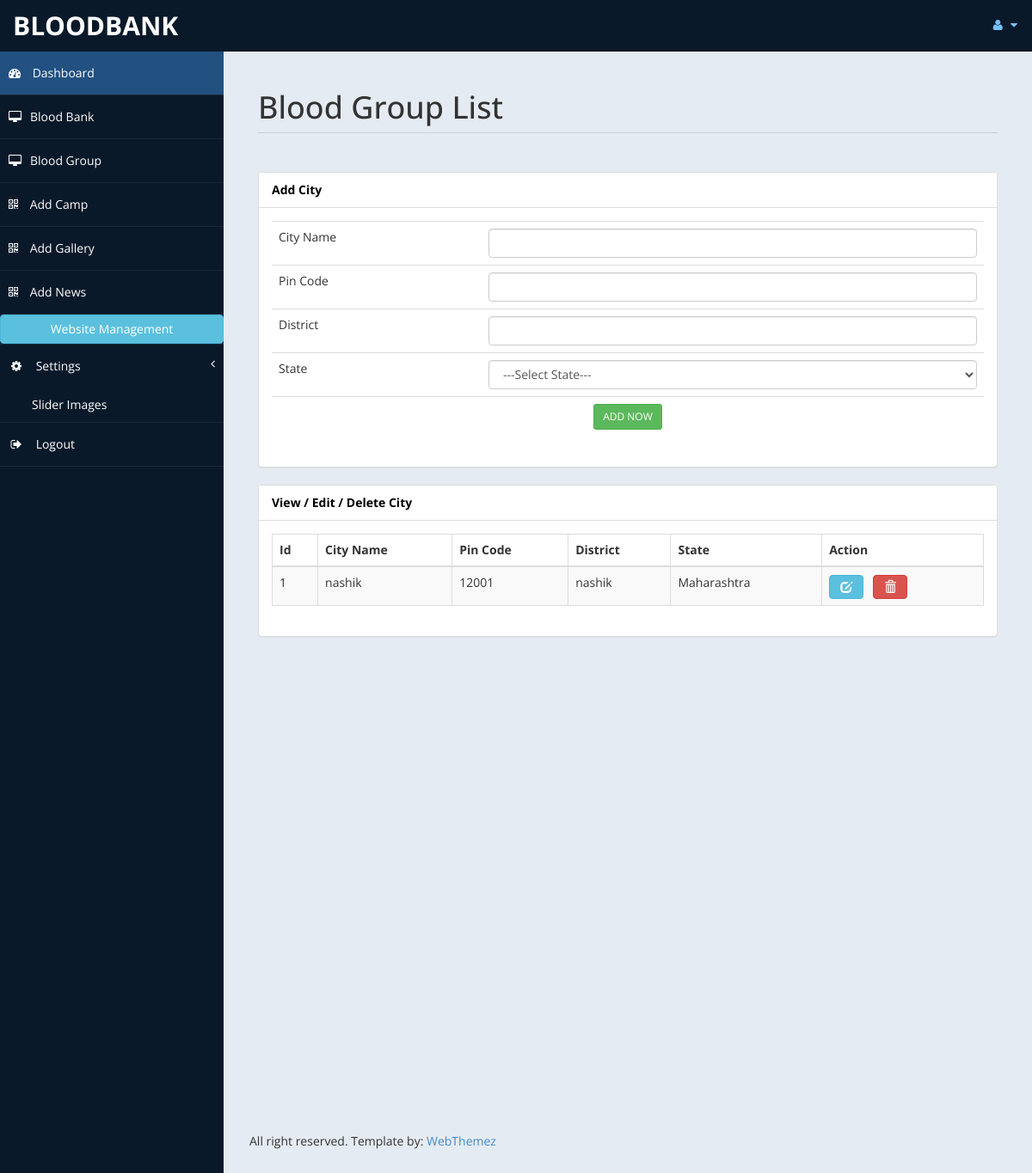
The page /admin/addcity.php (signed in) on the database its author committed.
### tables this page shows
CREATE TABLE IF NOT EXISTS `addcity` (
  `id` int(10) NOT NULL AUTO_INCREMENT,
  `city_name` varchar(50) NOT NULL,
  `pin_code` varchar(50) NOT NULL,
  `district` varchar(50) NOT NULL,
  `state` varchar(50) NOT NULL,
  PRIMARY KEY (`id`)
);

### admin/addcity.php (the view, shortened to what this page needs)
<?php
include("config.php");
?>
<!DOCTYPE html>
<html xmlns="http://www.w3.org/1999/xhtml">
<head>
    <link href="assets/css/bootstrap.css" rel="stylesheet" />
    <link href="assets/css/font-awesome.css" rel="stylesheet" />
    <link href="assets/js/morris/morris-0.4.3.min.css" rel="stylesheet" />
    <link href="assets/css/custom-styles.css" rel="stylesheet" />
</head>
<body>
    <div id="wrapper">
        <nav class="navbar navbar-default top-navbar" role="navigation">
            <div class="navbar-header">
                <a class="navbar-brand" href="home.php">Bloodbank</a>
            </div>
            <ul class="nav navbar-top-links navbar-right">
                <li class="dropdown">
                    <a class="dropdown-toggle" data-toggle="dropdown" href="#" aria-expanded="false">
                        <i class="fa fa-user fa-fw"></i> <i class="fa fa-caret-down"></i>
                    </a>
                </li>
            </ul>
        </nav>
        <nav class="navbar-default navbar-side" role="navigation">
            <div class="sidebar-collapse">
                <ul class="nav" id="main-menu">
                    <li>
                        <a class="active-menu" href="home.php"><i class="fa fa-dashboard"></i> Dashboard</a>
                    </li>
                     <li>
                        <a href="bloodbank.php"><i class="fa fa-desktop"></i>Blood Bank</a>
                    </li>
                    <li>
                        <a href="bloodgroup.php"><i class="fa fa-desktop"></i>Blood Group</a>
                    </li>
                    <li>
                        <a href="addcamp.php"><i class="fa fa-qrcode"></i> Add Camp</a>
                    </li>
                    <li>
                        <a href="addgallery.php"><i class="fa fa-qrcode"></i> Add Gallery</a>
                    </li>
                    <li>
                        <a href="addnews.php"><i class="fa fa-qrcode"></i> Add News</a>
                    </li>
                    <li>
                        <button class="btn btn-block btn-info">Website Management</button>
                    </li>
                    <li>
                        <a href="#"><i class="fa fa-gear fa-fw"></i> Settings<span class="fa arrow"></span></a>
                        <ul class="nav nav-second-level">
                            <li>
                                <a href="addslider.php">Slider Images</a>
                            </li>
                        </ul>
                    </li>
                    <li>
                        <a href="logout.php"><i class="fa fa-sign-out fa-fw"></i> Logout</a>
                    </li>
                </ul>
            </div>
        </nav>
        <div id="page-wrapper" >
            <div id="page-inner">
			 <div class="row">
                    <div class="col-md-12">
                        <h1 class="page-header">
                            Blood Group List
                        </h1>
                    </div>
                </div>
               <div class="row">
                <div class="col-md-12">
                    <div class="panel panel-default">
                        <div class="panel-heading">
                             Add City
                        </div>
                        <div class="panel-body">
                            <div class="table-responsive">
                            <form method="post" action="">
                            <table class="table">
                            <tr><td>City Name</td><td><input type="text" name="city_name" class="form-control"></td></tr>
                            <tr><td>Pin Code</td><td><input type="text" name="pin_code" class="form-control"></td></tr>
                            <tr><td>District</td><td><input type="text" name="district" class="form-control"></td></tr>
                            <tr><td>State</td><td><select name="state" class="form-control">
                            <option>---Select State---</option>
                            </select>
                            </td></tr>
                            <tr><td colspan="2" align="center"><input type="submit" name="save" value="ADD NOW" class="btn btn-sm btn-success"></td>
                            </tr>
                            </table>
                            </form>
                            </div>
                        </div>
                        </div>
                      </div>
                      </div>
            <div class="row">
                <div class="col-md-12">
                    <div class="panel panel-default">
                        <div class="panel-heading">
                             View / Edit / Delete City
                        </div>
                        <div class="panel-body">
                            <div class="table-responsive">
                            <?php
							$query1="select * from addcity";
							$res1=mysqli_query($con,$query1);
							if(mysqli_num_rows($res1)>=0)
							{
								?>
                                 <table class="table table-striped table-bordered table-hover" id="dataTables-example">
                                    <thead>
                                        <tr>
                                            <th>Id</th>
                                            <th>City Name</th>
                                            <th>Pin Code</th>
                                            <th>District </th>
                                            <th>State</th>
                                            <th>Action</th>
                                        </tr>
                                    </thead>
                                    <tbody>
                                <?php
								while($row=mysqli_fetch_array($res1))
								{
								?>
                                        <tr class="odd gradeX">
                                            <td><?php echo $row['id']; ?></td>
                                            <td><?php echo $row['city_name']; ?></td>
                                              <td><?php echo $row['pin_code']; ?></td>
                                                <td><?php echo $row['district']; ?></td>
                                                  <td><?php echo $row['state']; ?></td>
                                            <td><a href="editcity.php?id=<?php echo $row['id']; ?>" title="Edit" class="btn btn-info glyphicon glyphicon-edit">
                                            </a>&nbsp; &nbsp;<a href="deletecity.php?id=<?php echo $row['id']; ?>" title="Delete" class="btn btn-danger glyphicon glyphicon-trash"> </a></td>
                                        </tr>
                                        <?php
                                }
							}
							?>
                                    </tbody>
                                </table>
                            </div>
                        </div>
                    </div>
                </div>
            </div>
        </div>
               <footer><p>All right reserved. Template by: <a href="http://webthemez.com">WebThemez</a></p></footer>
    </div>
            </div>
</body>
</html>

### admin/assets/css/custom-styles.css (style rules this page uses)
body { font-family: 'Open Sans', sans-serif; }
#wrapper { width: 100%; background:#09192A; }
#page-wrapper { padding: 15px 15px; min-height: 600px; background:#E5EBF2; }
#page-inner { width:100%; margin:10px 20px 10px 0px; background-color:transparent; padding:10px; min-height:1200px; }
h1, .h1, h2, .h2, h3, .h3 { margin-top: 7px; margin-bottom: -5px; }
p { font-size:16px; line-height:25px; padding-top:20px; }
.page-header { padding-bottom: 9px; margin: 10px 0 45px; border-bottom: 1px solid #C7D1DD; }
.panel-default > .panel-heading { color: #000; background-color: #FFFFFF; border-color: #ddd; font-weight:bold; }
footer p { font-size: 14px; }
.top-navbar { margin:0px; }
.top-navbar .navbar-brand { color: #fff; width: 260px; text-align: left; height: 60px; font-size: 30px; font-weight: 700; text-transform: uppercase; line-height: 30px; }
.top-navbar .nav > li { position: relative; display: inline-block; }
.top-navbar .nav > li > a { position: relative; display: block; padding: 19px 15px; color: #77C0FD; }
.active-menu { background-color:#225081!important; }
.arrow { float: right; }
.fa.arrow:before { content: "\f104"; }
.nav-second-level li, .nav-third-level li { border-bottom: none !important; }
.nav-second-level li a { padding-left: 37px; }
.sidebar-collapse , .sidebar-collapse .nav { background:none; }
.sidebar-collapse .nav { padding:0; }
.sidebar-collapse .nav > li > a { color:#fff; background:transparent; text-shadow:none; }
.sidebar-collapse > .nav > li > a { padding:15px 10px; }
.sidebar-collapse > .nav > li { border-bottom: 1px solid rgba(107, 108, 109, 0.19); }
.navbar-side { border:none; background-color: transparent; }
.top-navbar { background:#09192A; border-bottom:none; }
.top-navbar .nav > li > a > i { margin-right: 2px; }
.navbar-default { border:0px solid black; }
.navbar-header { background: #09192A; }
.nav > li > a > i { margin-right:10px; }
@media (min-width:768px) { #page-wrapper { margin: 0 0 0 260px; padding: 15px 30px; min-height: 1200px; } }
@media (min-width:768px) { .navbar-side { z-index: 1; position: absolute; width: 260px; } }
@media (min-width:768px) { .navbar { border-radius: 0px; } }

### rows shown on the page
addcity: id "1", city_name "nashik", pin_code "12001", district "nashik", state "Maharashtra"
